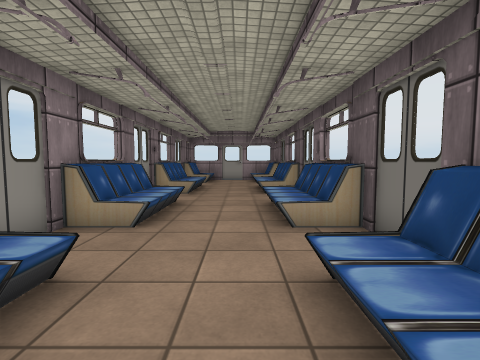
view 1 (above)

12 first-person views from a walk through a scene from a Unity 3-D project. The camera is 1.3 m above the floor, tilts 4° down and sees 85° across. The floor is counted in squares, 1 m on a side. Each view is taken from the middle of a square. On the plan, view 1 faces up. The plan holds only what a view shows up to about 13 squares ahead; the rest is blank. The place goes on beyond the plan. The player is left out. Door leaves are left out, so doorways stand open. Some surface patterns are stand-ins.

view 2
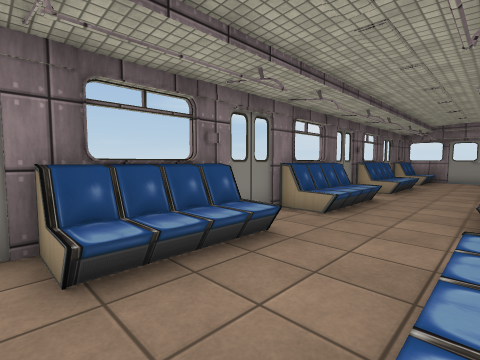

view 3
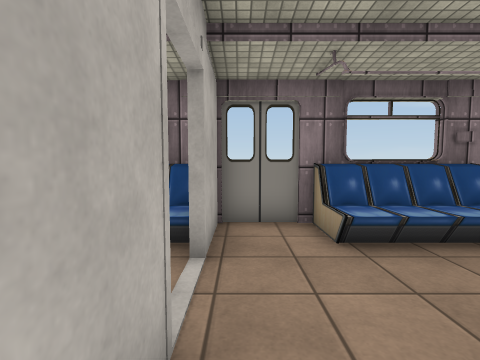

view 4
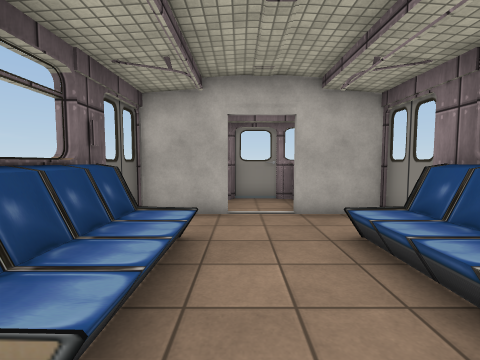

view 5
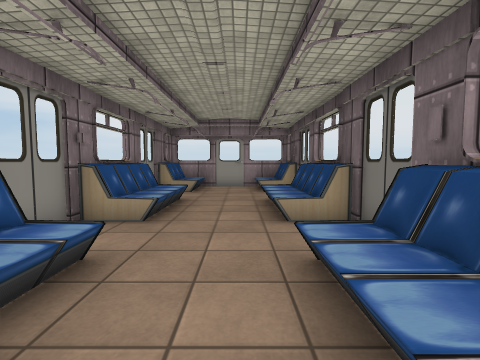

view 6
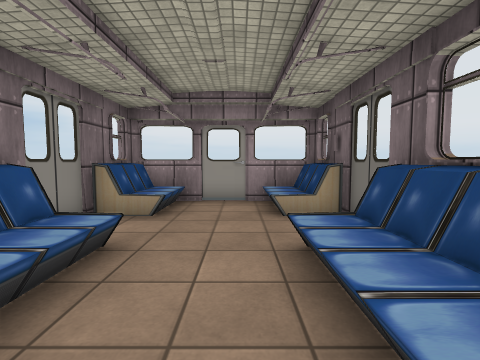

view 7
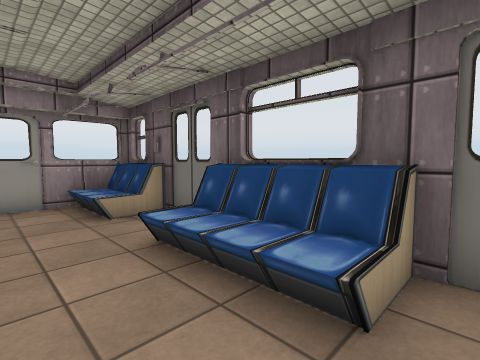

view 8
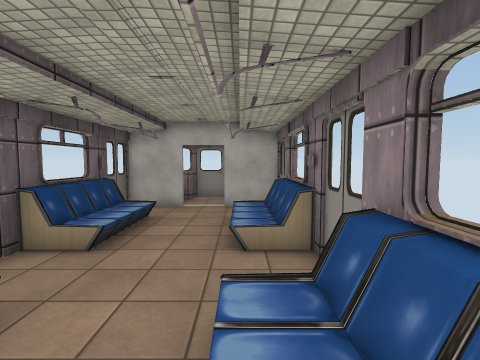

view 9
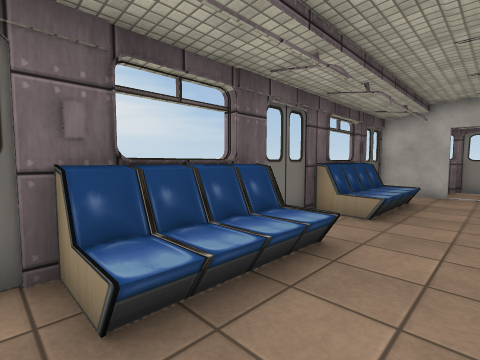

view 10
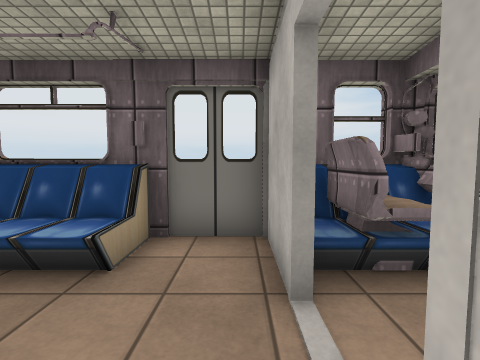

view 11
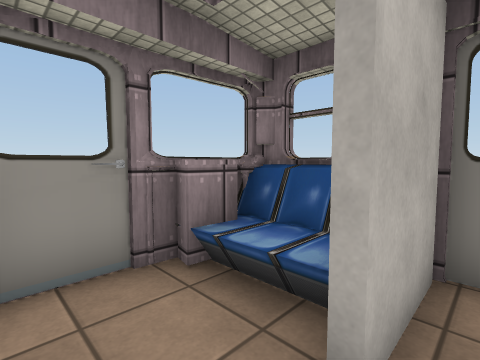

view 12
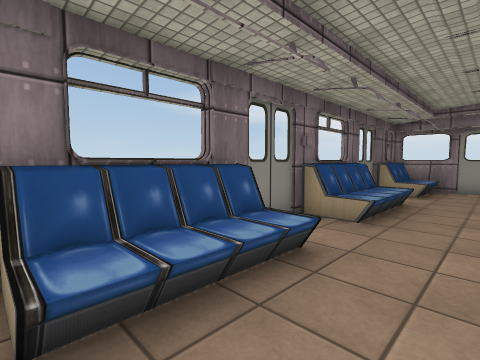

### Floor plan
Key: @ floor where view 1 was taken; # wall or solid block; . main floor; : floor 0.5 m higher than the main floor; / step, stairs or slope; D open door; = window, fence, low wall or low ledge; ^ raised ledge; O other object.
Columns run from 4 left of view 1 to 3 right of it. Each row starts with its distance up from view 1.
 19 ##=##=#
 18 #=O..O#
 17 ##O..O#
 16 ##....##
 15 #......=
 14 ##/../##
 13 #=/..:=#
 12 #=/..:^#
 11 ##/..:##
 10 #......=
  9 #......=
  8 ##/..:##
  7 #=/..:^#
  6 #=/..:##
  5 ##/../##
  4 #......=
  3 ##/../##
  2 #=/..:##
  1 #=/..:^#
  0 ##/.@:##
 -1 #......=
 -2 #......=
 -3 ###DD###
 -4 #=O..^##
 -5 ##=#####

Where each view was taken, in squares from view 1:
view 1: 0 up, 0 right, facing up
view 2: 1 down, 1 right, facing up-left
view 3: 2 down, 2 right, facing left
view 4: 4 up, 0 right, facing down
view 5: 5 up, 0 right, facing up
view 6: 10 up, 0 right, facing up
view 7: 10 up, 1 left, facing up-right
view 8: 8 up, 2 left, facing down
view 9: 9 up, 1 left, facing down-right
view 10: 2 down, 2 left, facing right
view 11: 2 down, 0 right, facing down-left
view 12: 5 up, 0 right, facing up-left
